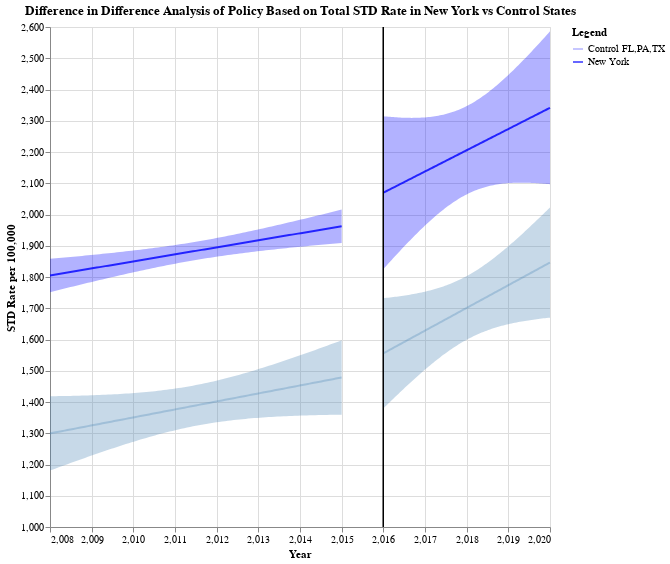

Source (notebook cell):
### Code cell
pre_ny = plotting_chart(total_std[0], "Year", "STD_per_100000",
                        "New York", 2016, "Blue", "STD Rate per 100,000")
post_ny = plotting_chart(
    total_std[1], "Year", "STD_per_100000", "New York", 2016, "Blue", "STD Rate per 100,000")
pre_control = plotting_chart(
    total_std[2], "Year", "STD_per_100000", "Control FL,PA,TX", 2016, "#4682B4", "STD Rate per 100,000")
post_control = plotting_chart(
    total_std[3], "Year", "STD_per_100000", "Control FL,PA,TX", 2016, " #4682B4", "STD Rate per 100,000")

final = pre_ny + post_ny + pre_control + post_control
final.properties(
    title="Difference in Difference Analysis of Policy Based on Total STD Rate in New York vs Control States"
)
